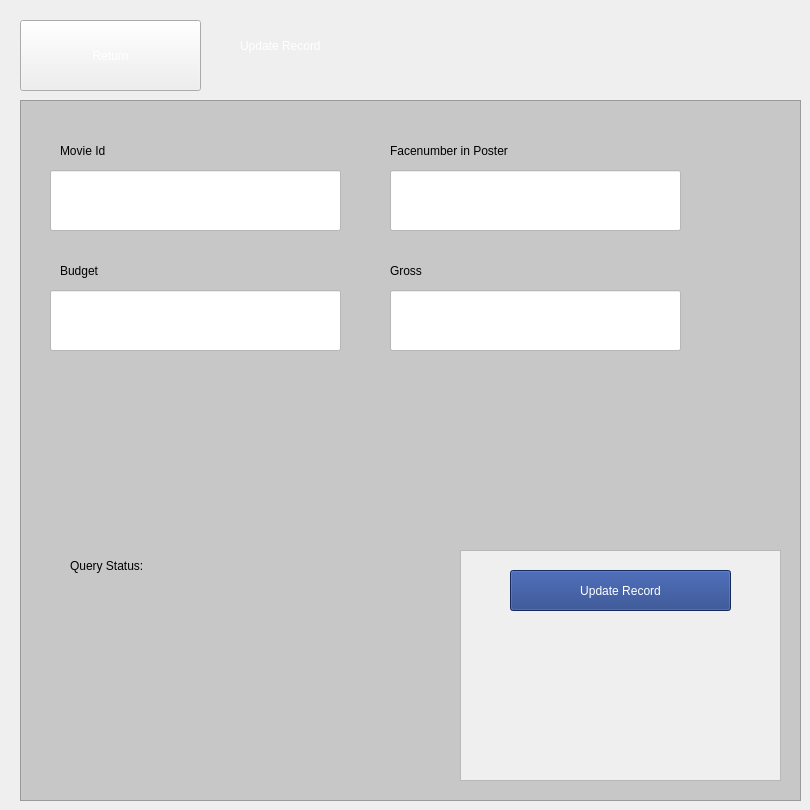
    <widget class="QWidget" name="updateEntryPage">
     <widget class="QPushButton" name="returnFromUpdatePushButton">
      <property name="geometry">
       <rect>
        <x>20</x>
        <y>20</y>
        <width>181</width>
        <height>71</height>
       </rect>
      </property>
      <property name="styleSheet">
       <string notr="true">color: rgb(255, 255, 255);</string>
      </property>
      <property name="text">
       <string>Return</string>
      </property>
     </widget>
     <widget class="QLabel" name="label_8">
      <property name="geometry">
       <rect>
        <x>240</x>
        <y>20</y>
        <width>241</width>
        <height>51</height>
       </rect>
      </property>
      <property name="styleSheet">
       <string notr="true">color: rgb(255, 255, 255);
font: 700 20pt &quot;Quicksand&quot;;</string>
      </property>
      <property name="text">
       <string>Update Record</string>
      </property>
     </widget>
     <widget class="QFrame" name="frame_10">
      <property name="geometry">
       <rect>
        <x>20</x>
        <y>100</y>
        <width>781</width>
        <height>701</height>
       </rect>
      </property>
      <property name="styleSheet">
       <string notr="true">background-color: rgb(199, 199, 199);</string>
      </property>
      <property name="frameShape">
       <enum>QFrame::StyledPanel</enum>
      </property>
      <property name="frameShadow">
       <enum>QFrame::Raised</enum>
      </property>
      <widget class="QLabel" name="label_16">
       <property name="geometry">
        <rect>
         <x>370</x>
         <y>160</y>
         <width>141</width>
         <height>21</height>
        </rect>
       </property>
       <property name="styleSheet">
        <string notr="true">color: rgb(0, 0, 0);
</string>
       </property>
       <property name="text">
        <string>Gross</string>
       </property>
      </widget>
      <widget class="QLineEdit" name="budgetUpdateLineEdit">
       <property name="geometry">
        <rect>
         <x>30</x>
         <y>190</y>
         <width>291</width>
         <height>61</height>
        </rect>
       </property>
       <property name="styleSheet">
        <string notr="true">background-color: rgb(255, 255, 255);
color: rgb(0, 0, 0);
font: 14pt &quot;Quicksand&quot;;
</string>
       </property>
       <property name="text">
        <string/>
       </property>
      </widget>
      <widget class="QLabel" name="label_17">
       <property name="geometry">
        <rect>
         <x>40</x>
         <y>160</y>
         <width>141</width>
         <height>21</height>
        </rect>
       </property>
       <property name="styleSheet">
        <string notr="true">color: rgb(0, 0, 0);
font: 700 12pt &quot;Quicksand&quot;;</string>
       </property>
       <property name="text">
        <string>Budget</string>
       </property>
      </widget>
      <widget class="QLineEdit" name="grossUpdateLineEdit">
       <property name="geometry">
        <rect>
         <x>370</x>
         <y>190</y>
         <width>291</width>
         <height>61</height>
        </rect>
       </property>
       <property name="styleSheet">
        <string notr="true">background-color: rgb(255, 255, 255);
color: rgb(0, 0, 0);
font: 14pt &quot;Quicksand&quot;;
</string>
       </property>
       <property name="text">
        <string/>
       </property>
      </widget>
      <widget class="QLineEdit" name="facenumberUpdateLineEdit">
       <property name="geometry">
        <rect>
         <x>370</x>
         <y>70</y>
         <width>291</width>
         <height>61</height>
        </rect>
       </property>
       <property name="styleSheet">
        <string notr="true">background-color: rgb(255, 255, 255);
color: rgb(0, 0, 0);
font: 14pt &quot;Quicksand&quot;;
</string>
       </property>
       <property name="text">
        <string/>
       </property>
      </widget>
      <widget class="QLabel" name="label_22">
       <property name="geometry">
        <rect>
         <x>370</x>
         <y>40</y>
         <width>221</width>
         <height>21</height>
        </rect>
       </property>
       <property name="styleSheet">
        <string notr="true">color: rgb(0, 0, 0);
font: 700 12pt &quot;Quicksand&quot;;</string>
       </property>
       <property name="text">
        <string>Facenumber in Poster</string>
       </property>
      </widget>
      <widget class="QLabel" name="label_31">
       <property name="geometry">
        <rect>
         <x>40</x>
         <y>40</y>
         <width>181</width>
         <height>21</height>
        </rect>
       </property>
       <property name="styleSheet">
        <string notr="true">color: rgb(0, 0, 0);
font: 700 12pt &quot;Quicksand&quot;;</string>
       </property>
       <property name="text">
        <string>Movie Id</string>
       </property>
      </widget>
      <widget class="QLineEdit" name="movieIdUpdateLineEdit">
       <property name="geometry">
        <rect>
         <x>30</x>
         <y>70</y>
         <width>291</width>
         <height>61</height>
        </rect>
       </property>
       <property name="styleSheet">
        <string notr="true">background-color: rgb(255, 255, 255);
font: 14pt &quot;Quicksand&quot;;
color: rgb(0, 0, 0);
</string>
       </property>
       <property name="text">
        <string/>
       </property>
      </widget>
      <widget class="QFrame" name="frame_11">
       <property name="geometry">
        <rect>
         <x>440</x>
         <y>450</y>
         <width>321</width>
         <height>231</height>
        </rect>
       </property>
       <property name="styleSheet">
        <string notr="true">background-color: rgb(239, 239, 239);</string>
       </property>
       <property name="frameShape">
        <enum>QFrame::StyledPanel</enum>
       </property>
       <property name="frameShadow">
        <enum>QFrame::Raised</enum>
       </property>
       <widget class="QPushButton" name="updateRecordPushButton">
        <property name="geometry">
         <rect>
          <x>50</x>
          <y>20</y>
          <width>221</width>
          <height>41</height>
         </rect>
        </property>
        <property name="styleSheet">
         <string notr="true">color: rgb(255, 255, 255);
background-color: rgb(30, 60, 131);
</string>
        </property>
        <property name="text">
         <string>Update Record</string>
        </property>
       </widget>
       <widget class="QLabel" name="updateREcordSuccesLabel">
        <property name="geometry">
         <rect>
          <x>90</x>
          <y>110</y>
          <width>141</width>
          <height>21</height>
         </rect>
        </property>
        <property name="styleSheet">
         <string notr="true">color: rgb(0, 0, 0);
</string>
        </property>
        <property name="text">
         <string/>
        </property>
       </widget>
      </widget>
      <widget class="QLabel" name="label_32">
       <property name="geometry">
        <rect>
         <x>50</x>
         <y>450</y>
         <width>141</width>
         <height>31</height>
        </rect>
       </property>
       <property name="styleSheet">
        <string notr="true">color: rgb(0, 0, 0);
font: 700 12pt &quot;Quicksand&quot;;</string>
       </property>
       <property name="text">
        <string>Query Status:</string>
       </property>
      </widget>
      <widget class="QLabel" name="updateRecordStatusLabel">
       <property name="geometry">
        <rect>
         <x>200</x>
         <y>450</y>
         <width>141</width>
         <height>31</height>
        </rect>
       </property>
       <property name="styleSheet">
        <string notr="true">color: rgb(0, 0, 0);
font: 700 12pt &quot;Quicksand&quot;;</string>
       </property>
       <property name="text">
        <string/>
       </property>
      </widget>
     </widget>
    </widget>
